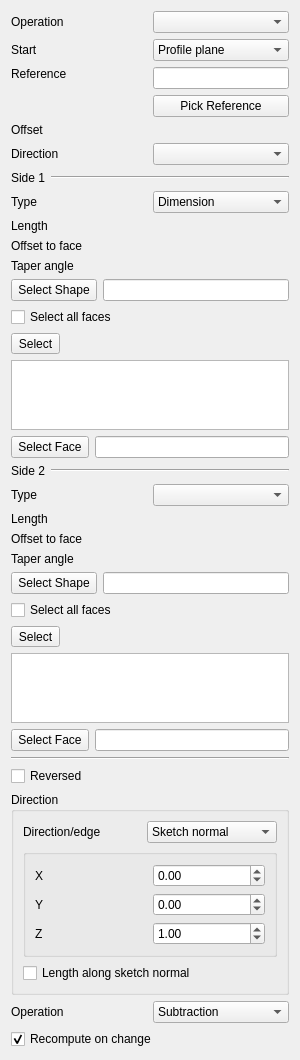
<?xml version="1.0" encoding="UTF-8"?>
<ui version="4.0">
 <class>PartDesignGui::TaskPadPocketParameters</class>
 <widget class="QWidget" name="PartDesignGui::TaskPadPocketParameters">
  <property name="geometry">
   <rect>
    <x>0</x>
    <y>0</y>
    <width>300</width>
    <height>772</height>
   </rect>
  </property>
  <property name="windowTitle">
   <string notr="true">Form</string>
  </property>
  <layout class="QVBoxLayout" name="verticalLayout">
   <item>
    <layout class="QGridLayout" name="gridLayout">
     <item row="0" column="0">
      <widget class="QLabel" name="operationLabel">
       <property name="text">
        <string>Operation</string>
       </property>
      </widget>
     </item>
     <item row="0" column="1">
      <widget class="QComboBox" name="operationMode">
       <property name="toolTip">
        <string>How the extrusion is combined with the existing solid</string>
       </property>
      </widget>
     </item>
     <item row="1" column="0">
      <widget class="QLabel" name="labelStart">
       <property name="text">
        <string>Start</string>
       </property>
      </widget>
     </item>
     <item row="1" column="1">
      <widget class="QComboBox" name="startMode">
       <item>
        <property name="text">
         <string>Profile plane</string>
        </property>
       </item>
       <item>
        <property name="text">
         <string>Offset</string>
        </property>
       </item>
       <item>
        <property name="text">
         <string>Reference</string>
        </property>
       </item>
      </widget>
     </item>
     <item row="2" column="0" rowspan="2">
      <widget class="QLabel" name="labelStartReference">
       <property name="text">
        <string>Reference</string>
       </property>
       <property name="alignment">
        <set>Qt::AlignLeading|Qt::AlignLeft|Qt::AlignTop</set>
       </property>
      </widget>
     </item>
     <item row="2" column="1">
      <widget class="QLineEdit" name="lineStartReference">
       <property name="sizePolicy">
        <sizepolicy hsizetype="Ignored" vsizetype="Fixed">
         <horstretch>0</horstretch>
         <verstretch>0</verstretch>
        </sizepolicy>
       </property>
       <property name="readOnly">
        <bool>true</bool>
       </property>
      </widget>
     </item>
     <item row="3" column="1">
      <widget class="QPushButton" name="buttonStartReference">
       <property name="sizePolicy">
        <sizepolicy hsizetype="Ignored" vsizetype="Fixed">
         <horstretch>0</horstretch>
         <verstretch>0</verstretch>
        </sizepolicy>
       </property>
       <property name="text">
        <string>Pick Reference</string>
       </property>
       <property name="checkable">
        <bool>true</bool>
       </property>
      </widget>
     </item>
     <item row="4" column="0">
      <widget class="QLabel" name="labelStartOffset">
       <property name="text">
        <string>Offset</string>
       </property>
      </widget>
     </item>
     <item row="4" column="1">
      <widget class="Gui::PrefQuantitySpinBox" name="startOffsetEdit" native="true">
       <property name="keyboardTracking" stdset="0">
        <bool>false</bool>
       </property>
       <property name="unit" stdset="0">
        <string notr="true">mm</string>
       </property>
      </widget>
     </item>
     <item row="5" column="0">
      <widget class="QLabel" name="sidesLabel">
       <property name="text">
        <string>Direction</string>
       </property>
      </widget>
     </item>
     <item row="5" column="1">
      <widget class="QComboBox" name="sidesMode"/>
     </item>
     <item row="6" column="0" colspan="2">
      <layout class="QHBoxLayout" name="side1Layout">
       <property name="leftMargin">
        <number>0</number>
       </property>
       <property name="topMargin">
        <number>0</number>
       </property>
       <property name="rightMargin">
        <number>0</number>
       </property>
       <property name="bottomMargin">
        <number>0</number>
       </property>
       <item>
        <widget class="QLabel" name="side1Label">
         <property name="text">
          <string>Side 1</string>
         </property>
        </widget>
       </item>
       <item>
        <widget class="Line" name="line1">
         <property name="orientation">
          <enum>Qt::Horizontal</enum>
         </property>
         <property name="sizePolicy">
          <sizepolicy hsizetype="Expanding" vsizetype="Fixed">
           <horstretch>0</horstretch>
           <verstretch>0</verstretch>
          </sizepolicy>
         </property>
        </widget>
       </item>
      </layout>
     </item>
     <item row="7" column="0">
      <widget class="QLabel" name="textLabel1">
       <property name="text">
        <string>Type</string>
       </property>
      </widget>
     </item>
     <item row="7" column="1">
      <widget class="QComboBox" name="changeMode">
       <item>
        <property name="text">
         <string>Dimension</string>
        </property>
       </item>
      </widget>
     </item>
     <item row="8" column="0">
      <widget class="QLabel" name="labelLength">
       <property name="text">
        <string>Length</string>
       </property>
      </widget>
     </item>
     <item row="8" column="1">
      <widget class="Gui::PrefQuantitySpinBox" name="lengthEdit" native="true">
       <property name="keyboardTracking" stdset="0">
        <bool>false</bool>
       </property>
       <property name="unit" stdset="0">
        <string notr="true">mm</string>
       </property>
      </widget>
     </item>
     <item row="9" column="0">
      <widget class="QLabel" name="labelOffset">
       <property name="text">
        <string>Offset to face</string>
       </property>
      </widget>
     </item>
     <item row="9" column="1">
      <widget class="Gui::PrefQuantitySpinBox" name="offsetEdit" native="true">
       <property name="keyboardTracking" stdset="0">
        <bool>false</bool>
       </property>
       <property name="unit" stdset="0">
        <string notr="true">mm</string>
       </property>
      </widget>
     </item>
     <item row="10" column="0">
      <widget class="QLabel" name="labelTaperAngle">
       <property name="toolTip">
        <string>Angle to taper the extrusion</string>
       </property>
       <property name="text">
        <string>Taper angle</string>
       </property>
      </widget>
     </item>
     <item row="10" column="1">
      <widget class="Gui::PrefQuantitySpinBox" name="taperEdit" native="true">
       <property name="keyboardTracking" stdset="0">
        <bool>false</bool>
       </property>
       <property name="unit" stdset="0">
        <string notr="true">deg</string>
       </property>
      </widget>
     </item>
     <item row="11" column="0" colspan="2">
      <widget class="QFrame" name="upToShapeList">
       <property name="frameShadow">
        <enum>QFrame::Plain</enum>
       </property>
       <property name="lineWidth">
        <number>0</number>
       </property>
       <layout class="QVBoxLayout">
        <property name="leftMargin">
         <number>0</number>
        </property>
        <property name="topMargin">
         <number>0</number>
        </property>
        <property name="rightMargin">
         <number>0</number>
        </property>
        <property name="bottomMargin">
         <number>0</number>
        </property>
        <item>
         <layout class="QGridLayout" name="_2">
          <item row="0" column="1">
           <widget class="QLineEdit" name="lineShapeName">
            <property name="readOnly">
             <bool>true</bool>
            </property>
           </widget>
          </item>
          <item row="0" column="0">
           <widget class="QToolButton" name="buttonShape">
            <property name="minimumSize">
             <size>
              <width>0</width>
              <height>22</height>
             </size>
            </property>
            <property name="text">
             <string>Select Shape</string>
            </property>
            <property name="checkable">
             <bool>true</bool>
            </property>
           </widget>
          </item>
         </layout>
        </item>
        <item>
         <widget class="QCheckBox" name="checkBoxAllFaces">
          <property name="enabled">
           <bool>true</bool>
          </property>
          <property name="toolTip">
           <string>Selects all faces of the shape</string>
          </property>
          <property name="text">
           <string>Select all faces</string>
          </property>
         </widget>
        </item>
        <item>
         <widget class="QWidget" name="upToShapeFaces" native="true">
          <layout class="QVBoxLayout" name="verticalLayout_2">
           <property name="leftMargin">
            <number>0</number>
           </property>
           <property name="topMargin">
            <number>0</number>
           </property>
           <property name="rightMargin">
            <number>0</number>
           </property>
           <property name="bottomMargin">
            <number>0</number>
           </property>
           <item>
            <widget class="QToolButton" name="buttonShapeFace">
             <property name="toolTip">
              <string>Toggles between selection and preview mode</string>
             </property>
             <property name="text">
              <string>Select</string>
             </property>
             <property name="checkable">
              <bool>true</bool>
             </property>
            </widget>
           </item>
           <item>
            <widget class="QListWidget" name="listWidgetReferences">
             <property name="selectionMode">
              <enum>QAbstractItemView::ExtendedSelection</enum>
             </property>
            </widget>
           </item>
          </layout>
         </widget>
        </item>
       </layout>
      </widget>
     </item>
     <item row="12" column="0" colspan="2">
      <layout class="QGridLayout" name="gridLayout_5">
       <item row="0" column="1">
        <widget class="QLineEdit" name="lineFaceName">
         <property name="readOnly">
          <bool>true</bool>
         </property>
        </widget>
       </item>
       <item row="0" column="0">
        <widget class="QToolButton" name="buttonFace">
         <property name="minimumSize">
          <size>
           <width>0</width>
           <height>22</height>
          </size>
         </property>
         <property name="text">
          <string>Select Face</string>
         </property>
         <property name="checkable">
          <bool>true</bool>
         </property>
        </widget>
       </item>
      </layout>
     </item>
     <item row="13" column="0" colspan="2">
      <layout class="QHBoxLayout" name="verticalLayout_221">
       <property name="leftMargin">
        <number>0</number>
       </property>
       <property name="topMargin">
        <number>0</number>
       </property>
       <property name="rightMargin">
        <number>0</number>
       </property>
       <property name="bottomMargin">
        <number>0</number>
       </property>
       <item>
        <widget class="QLabel" name="side2Label">
         <property name="text">
          <string>Side 2</string>
         </property>
        </widget>
       </item>
       <item>
        <widget class="Line" name="line2">
         <property name="orientation">
          <enum>Qt::Horizontal</enum>
         </property>
         <property name="sizePolicy">
          <sizepolicy hsizetype="Expanding" vsizetype="Fixed">
           <horstretch>0</horstretch>
           <verstretch>0</verstretch>
          </sizepolicy>
         </property>
        </widget>
       </item>
      </layout>
     </item>
     <item row="14" column="0">
      <widget class="QLabel" name="typeLabel2">
       <property name="text">
        <string>Type</string>
       </property>
      </widget>
     </item>
     <item row="14" column="1">
      <widget class="QComboBox" name="changeMode2"/>
     </item>
     <item row="15" column="0">
      <widget class="QLabel" name="labelLength2">
       <property name="text">
        <string>Length</string>
       </property>
      </widget>
     </item>
     <item row="15" column="1">
      <widget class="Gui::PrefQuantitySpinBox" name="lengthEdit2" native="true">
       <property name="keyboardTracking" stdset="0">
        <bool>false</bool>
       </property>
       <property name="unit" stdset="0">
        <string notr="true">mm</string>
       </property>
      </widget>
     </item>
     <item row="16" column="0">
      <widget class="QLabel" name="labelOffset2">
       <property name="text">
        <string>Offset to face</string>
       </property>
      </widget>
     </item>
     <item row="16" column="1">
      <widget class="Gui::PrefQuantitySpinBox" name="offsetEdit2" native="true">
       <property name="keyboardTracking" stdset="0">
        <bool>false</bool>
       </property>
       <property name="unit" stdset="0">
        <string notr="true">mm</string>
       </property>
      </widget>
     </item>
     <item row="17" column="0">
      <widget class="QLabel" name="labelTaperAngle2">
       <property name="toolTip">
        <string>Angle to taper the extrusion</string>
       </property>
       <property name="text">
        <string>Taper angle</string>
       </property>
      </widget>
     </item>
     <item row="17" column="1">
      <widget class="Gui::PrefQuantitySpinBox" name="taperEdit2" native="true">
       <property name="keyboardTracking" stdset="0">
        <bool>false</bool>
       </property>
       <property name="unit" stdset="0">
        <string notr="true">deg</string>
       </property>
      </widget>
     </item>
     <item row="18" column="0" colspan="2">
      <widget class="QFrame" name="upToShapeList2">
       <property name="frameShadow">
        <enum>QFrame::Plain</enum>
       </property>
       <property name="lineWidth">
        <number>0</number>
       </property>
       <layout class="QVBoxLayout">
        <property name="leftMargin">
         <number>0</number>
        </property>
        <property name="topMargin">
         <number>0</number>
        </property>
        <property name="rightMargin">
         <number>0</number>
        </property>
        <property name="bottomMargin">
         <number>0</number>
        </property>
        <item>
         <layout class="QGridLayout" name="_22">
          <item row="0" column="1">
           <widget class="QLineEdit" name="lineShapeName2">
            <property name="readOnly">
             <bool>true</bool>
            </property>
           </widget>
          </item>
          <item row="0" column="0">
           <widget class="QToolButton" name="buttonShape2">
            <property name="minimumSize">
             <size>
              <width>0</width>
              <height>22</height>
             </size>
            </property>
            <property name="text">
             <string>Select Shape</string>
            </property>
            <property name="checkable">
             <bool>true</bool>
            </property>
           </widget>
          </item>
         </layout>
        </item>
        <item>
         <widget class="QCheckBox" name="checkBoxAllFaces2">
          <property name="enabled">
           <bool>true</bool>
          </property>
          <property name="toolTip">
           <string>Selects all faces of the shape</string>
          </property>
          <property name="text">
           <string>Select all faces</string>
          </property>
         </widget>
        </item>
        <item>
         <widget class="QWidget" name="upToShapeFaces2" native="true">
          <layout class="QVBoxLayout" name="verticalLayout_222">
           <property name="leftMargin">
            <number>0</number>
           </property>
           <property name="topMargin">
            <number>0</number>
           </property>
           <property name="rightMargin">
            <number>0</number>
           </property>
           <property name="bottomMargin">
            <number>0</number>
           </property>
           <item>
            <widget class="QToolButton" name="buttonShapeFace2">
             <property name="toolTip">
              <string>Toggles between selection and preview mode</string>
             </property>
             <property name="text">
              <string>Select</string>
             </property>
             <property name="checkable">
              <bool>true</bool>
             </property>
            </widget>
           </item>
           <item>
            <widget class="QListWidget" name="listWidgetReferences2">
             <property name="selectionMode">
              <enum>QAbstractItemView::ExtendedSelection</enum>
             </property>
            </widget>
           </item>
          </layout>
         </widget>
        </item>
       </layout>
      </widget>
     </item>
     <item row="25" column="0" colspan="2">
      <layout class="QGridLayout" name="gridLayout_52">
       <item row="0" column="1">
        <widget class="QLineEdit" name="lineFaceName2">
         <property name="readOnly">
          <bool>true</bool>
         </property>
        </widget>
       </item>
       <item row="0" column="0">
        <widget class="QToolButton" name="buttonFace2">
         <property name="minimumSize">
          <size>
           <width>0</width>
           <height>22</height>
          </size>
         </property>
         <property name="text">
          <string>Select Face</string>
         </property>
         <property name="checkable">
          <bool>true</bool>
         </property>
        </widget>
       </item>
      </layout>
     </item>
    </layout>
   </item>
   <item>
    <widget class="Line" name="line">
     <property name="orientation">
      <enum>Qt::Horizontal</enum>
     </property>
    </widget>
   </item>
   <item>
    <widget class="QCheckBox" name="checkBoxReversed">
     <property name="text">
      <string>Reversed</string>
     </property>
    </widget>
   </item>
   <item>
    <widget class="QGroupBox" name="groupBox">
     <property name="title">
      <string>Direction</string>
     </property>
     <layout class="QGridLayout" name="gridLayout_4">
      <item row="2" column="0">
       <widget class="QCheckBox" name="checkBoxAlongDirection">
        <property name="enabled">
         <bool>true</bool>
        </property>
        <property name="toolTip">
         <string>If unchecked, the length will be
measured along the specified direction</string>
        </property>
        <property name="text">
         <string>Length along sketch normal</string>
        </property>
       </widget>
      </item>
      <item row="0" column="0">
       <layout class="QGridLayout" name="gridLayout_3">
        <item row="0" column="0">
         <widget class="QLabel" name="labelEdge">
          <property name="text">
           <string>Direction/edge</string>
          </property>
         </widget>
        </item>
        <item row="0" column="1">
         <widget class="QComboBox" name="directionCB">
          <property name="toolTip">
           <string>Set a direction or select an edge
from the model as reference</string>
          </property>
          <item>
           <property name="text">
            <string>Sketch normal</string>
           </property>
          </item>
          <item>
           <property name="text">
            <string>Select reference…</string>
           </property>
          </item>
          <item>
           <property name="text">
            <string>Custom direction</string>
           </property>
          </item>
         </widget>
        </item>
       </layout>
      </item>
      <item row="1" column="0">
       <widget class="QGroupBox" name="groupBoxDirection">
        <property name="enabled">
         <bool>true</bool>
        </property>
        <property name="toolTip">
         <string>Use custom vector for pad direction, otherwise
the sketch plane's normal vector will be used</string>
        </property>
        <property name="checkable">
         <bool>false</bool>
        </property>
        <property name="checked">
         <bool>false</bool>
        </property>
        <layout class="QGridLayout" name="gridLayout_2">
         <item row="0" column="0">
          <widget class="QLabel" name="labelXSkew">
           <property name="text">
            <string>X</string>
           </property>
          </widget>
         </item>
         <item row="0" column="1">
          <widget class="Gui::DoubleSpinBox" name="XDirectionEdit">
           <property name="toolTip">
            <string>X-component of direction vector</string>
           </property>
           <property name="keyboardTracking">
            <bool>false</bool>
           </property>
           <property name="minimum">
            <double>-100.000000000000000</double>
           </property>
           <property name="maximum">
            <double>100.000000000000000</double>
           </property>
           <property name="singleStep">
            <double>0.100000000000000</double>
           </property>
           <property name="unit" stdset="0">
            <string notr="true"/>
           </property>
          </widget>
         </item>
         <item row="1" column="0">
          <widget class="QLabel" name="labelYSkew">
           <property name="text">
            <string>Y</string>
           </property>
          </widget>
         </item>
         <item row="1" column="1">
          <widget class="Gui::DoubleSpinBox" name="YDirectionEdit">
           <property name="toolTip">
            <string>Y-component of direction vector</string>
           </property>
           <property name="keyboardTracking">
            <bool>false</bool>
           </property>
           <property name="minimum">
            <double>-100.000000000000000</double>
           </property>
           <property name="maximum">
            <double>100.000000000000000</double>
           </property>
           <property name="singleStep">
            <double>0.100000000000000</double>
           </property>
           <property name="unit" stdset="0">
            <string notr="true"/>
           </property>
          </widget>
         </item>
         <item row="2" column="0">
          <widget class="QLabel" name="labelZSkew">
           <property name="text">
            <string>Z</string>
           </property>
          </widget>
         </item>
         <item row="2" column="1">
          <widget class="Gui::DoubleSpinBox" name="ZDirectionEdit">
           <property name="toolTip">
            <string>Z-component of direction vector</string>
           </property>
           <property name="keyboardTracking">
            <bool>false</bool>
           </property>
           <property name="minimum">
            <double>-100.000000000000000</double>
           </property>
           <property name="maximum">
            <double>100.000000000000000</double>
           </property>
           <property name="singleStep">
            <double>0.100000000000000</double>
           </property>
           <property name="value">
            <double>1.000000000000000</double>
           </property>
           <property name="unit" stdset="0">
            <string notr="true"/>
           </property>
          </widget>
         </item>
        </layout>
       </widget>
      </item>
     </layout>
    </widget>
   </item>
   <item>
    <layout class="QHBoxLayout" name="operationLayout">
     <item>
      <widget class="QLabel" name="labelOperation">
       <property name="text">
        <string>Operation</string>
       </property>
       <property name="buddy">
        <cstring>comboOperation</cstring>
       </property>
      </widget>
     </item>
     <item>
      <widget class="QComboBox" name="comboOperation">
       <item>
        <property name="text">
         <string>Subtraction</string>
        </property>
       </item>
       <item>
        <property name="text">
         <string>Common</string>
        </property>
       </item>
      </widget>
     </item>
    </layout>
   </item>
   <item>
    <widget class="QCheckBox" name="checkBoxUpdateView">
     <property name="text">
      <string>Recompute on change</string>
     </property>
     <property name="checked">
      <bool>true</bool>
     </property>
    </widget>
   </item>
  </layout>
 </widget>
 <customwidgets>
  <customwidget>
   <class>Gui::QuantitySpinBox</class>
   <extends>QWidget</extends>
   <header>Gui/QuantitySpinBox.h</header>
  </customwidget>
  <customwidget>
   <class>Gui::DoubleSpinBox</class>
   <extends>QDoubleSpinBox</extends>
   <header>Gui/SpinBox.h</header>
  </customwidget>
  <customwidget>
   <class>Gui::PrefQuantitySpinBox</class>
   <extends>Gui::QuantitySpinBox</extends>
   <header>Gui/PrefWidgets.h</header>
  </customwidget>
 </customwidgets>
 <resources/>
 <connections/>
</ui>
